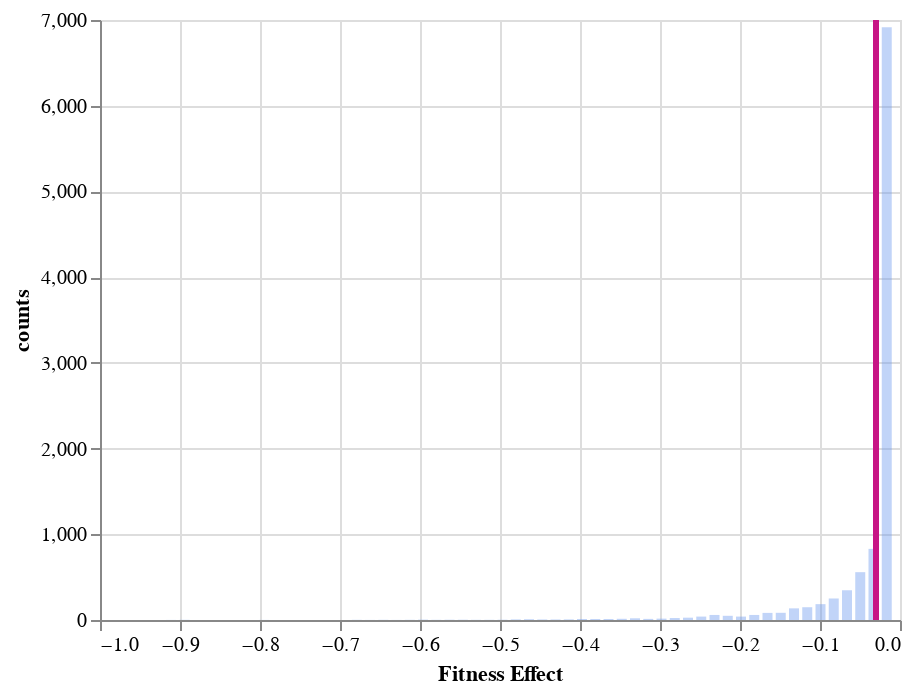
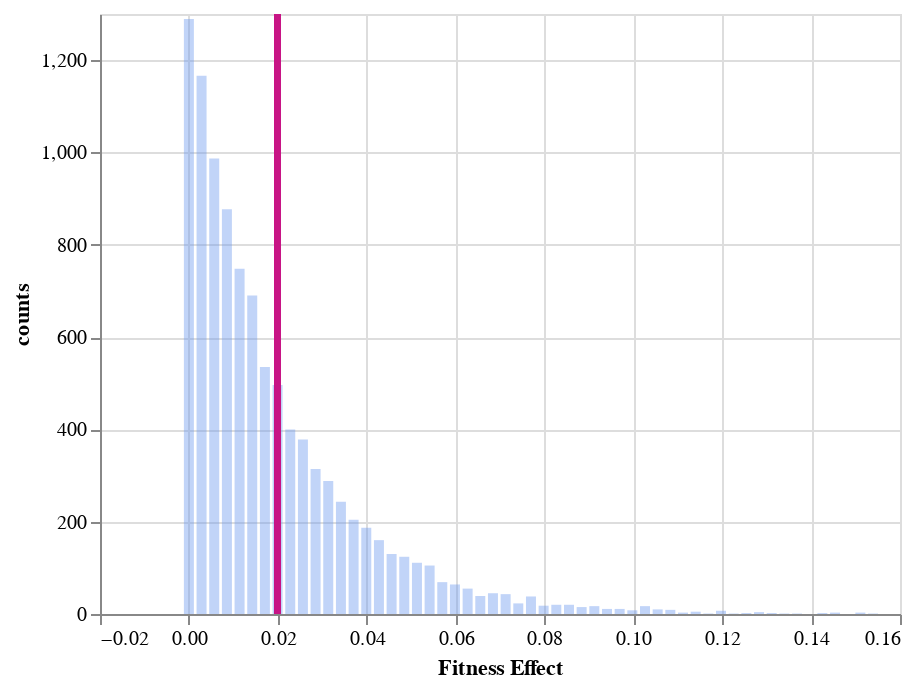
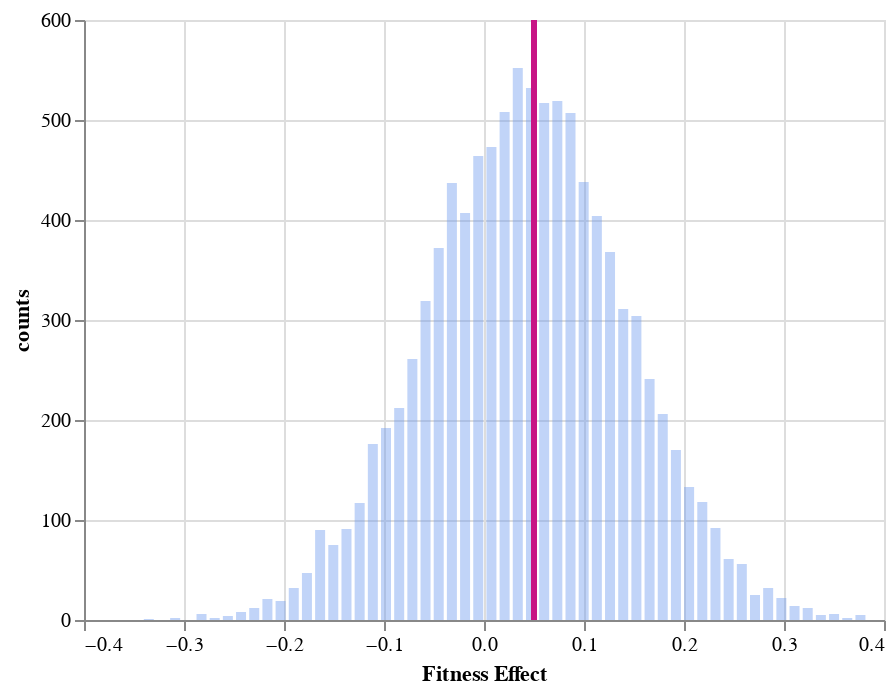
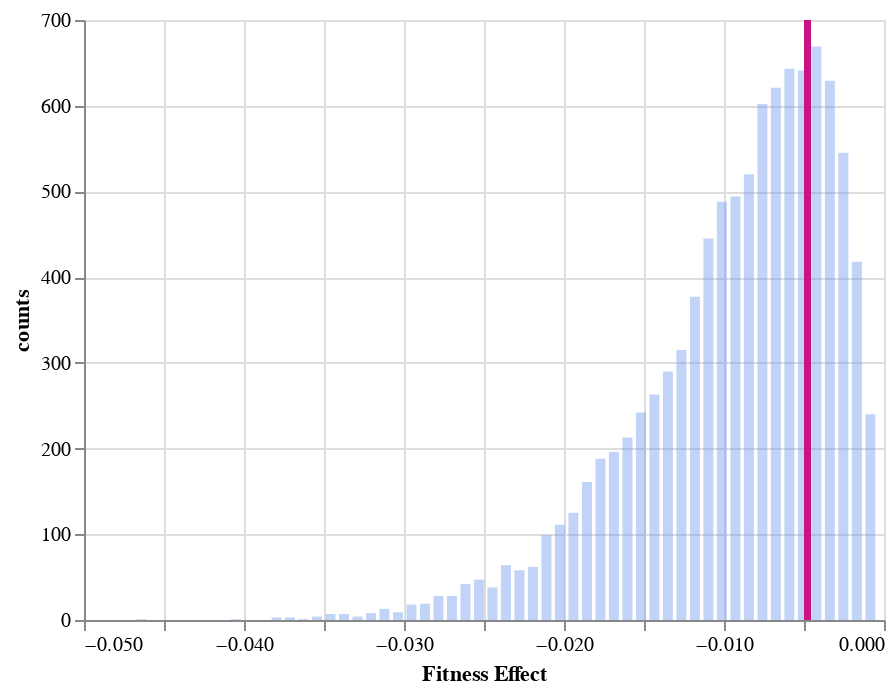

Here is the notebook cell these charts were saved with, in order:
### Markdown cell above
You can double-check that everything looks good using the `inspect()` function:

### Code cell
myellist.inspect()

### Figure 1 — Vega-Lite specification as saved in the notebook (floating-point values rounded to 4 significant figures)
{"config": {"view": {"continuousWidth": 400, "continuousHeight": 300}}, "layer": [{"mark": {"type": "bar", "color": "cornflowerblue", "opacity": 0.4}, "encoding": {"x": {"type": "quantitative", "axis": {"title": "Fitness Effect"}, "field": "values"}, "y": {"type": "quantitative", "field": "counts"}}}, {"mark": {"type": "rule", "color": "mediumvioletred"}, "encoding": {"size": {"value": 3}, "tooltip": [{"type": "quantitative", "field": "mean"}], "x": {"type": "quantitative", "field": "mean"}}}], "data": {"name": "data-5ef7dd1f8546a4e953662af8575ebc87"}, "$schema": "https://vega.github.io/schema/vega-lite/v4.8.1.json", "datasets": {"data-5ef7dd1f8546a4e953662af8575ebc87": [{"values": -0.9109, "counts": 1, "mean": -0.03}, {"values": -0.8943, "counts": 2, "mean": -0.03}, {"values": -0.8778, "counts": 0, "mean": -0.03}, {"values": -0.8612, "counts": 0, "mean": -0.03}, {"values": -0.8446, "counts": 0, "mean": -0.03}, {"values": -0.8281, "counts": 0, "mean": -0.03}, {"values": -0.8115, "counts": 0, "mean": -0.03}, {"values": -0.795, "counts": 1, "mean": -0.03}, {"values": -0.7784, "counts": 0, "mean": -0.03}, {"values": -0.7618, "counts": 0, "mean": -0.03}, {"values": -0.7453, "counts": 0, "mean": -0.03}, {"values": -0.7287, "counts": 0, "mean": -0.03}, {"values": -0.7122, "counts": 0, "mean": -0.03}, {"values": -0.6956, "counts": 0, "mean": -0.03}, {"values": -0.679, "counts": 2, "mean": -0.03}, {"values": -0.6625, "counts": 1, "mean": -0.03}, {"values": -0.6459, "counts": 2, "mean": -0.03}, {"values": -0.6293, "counts": 1, "mean": -0.03}, {"values": -0.6128, "counts": 2, "mean": -0.03}, {"values": -0.5962, "counts": 4, "mean": -0.03}, {"values": -0.5797, "counts": 2, "mean": -0.03}, {"values": -0.5631, "counts": 3, "mean": -0.03}, {"values": -0.5465, "counts": 3, "mean": -0.03}, {"values": -0.53, "counts": 2, "mean": -0.03}, {"values": -0.5134, "counts": 2, "mean": -0.03}, {"values": -0.4969, "counts": 3, "mean": -0.03}, {"values": -0.4803, "counts": 7, "mean": -0.03}, {"values": -0.4637, "counts": 9, "mean": -0.03}, {"values": -0.4472, "counts": 6, "mean": -0.03}, {"values": -0.4306, "counts": 6, "mean": -0.03}, {"values": -0.414, "counts": 7, "mean": -0.03}, {"values": -0.3975, "counts": 12, "mean": -0.03}, {"values": -0.3809, "counts": 12, "mean": -0.03}, {"values": -0.3644, "counts": 12, "mean": -0.03}, {"values": -0.3478, "counts": 14, "mean": -0.03}, {"values": -0.3312, "counts": 20, "mean": -0.03}, {"values": -0.3147, "counts": 13, "mean": -0.03}, {"values": -0.2981, "counts": 16, "mean": -0.03}, {"values": -0.2815, "counts": 23, "mean": -0.03}, {"values": -0.265, "counts": 27, "mean": -0.03}, {"values": -0.2484, "counts": 40, "mean": -0.03}, {"values": -0.2319, "counts": 59, "mean": -0.03}, {"values": -0.2153, "counts": 49, "mean": -0.03}, {"values": -0.1987, "counts": 40, "mean": -0.03}, {"values": -0.1822, "counts": 59, "mean": -0.03}, {"values": -0.1656, "counts": 83, "mean": -0.03}, {"values": -0.1491, "counts": 84, "mean": -0.03}, {"values": -0.1325, "counts": 136, "mean": -0.03}, {"values": -0.1159, "counts": 149, "mean": -0.03}, {"values": -0.09937, "counts": 185, "mean": -0.03}, {"values": -0.08281, "counts": 251, "mean": -0.03}, {"values": -0.06625, "counts": 347, "mean": -0.03}, {"values": -0.04969, "counts": 558, "mean": -0.03}, {"values": -0.03312, "counts": 830, "mean": -0.03}, {"values": -0.01656, "counts": 6915, "mean": -0.03}]}}

### Figure 2 — Vega-Lite specification as saved in the notebook (floating-point values rounded to 4 significant figures)
{"config": {"view": {"continuousWidth": 400, "continuousHeight": 300}}, "layer": [{"mark": {"type": "bar", "color": "cornflowerblue", "opacity": 0.4}, "encoding": {"x": {"type": "quantitative", "axis": {"title": "Fitness Effect"}, "field": "values"}, "y": {"type": "quantitative", "field": "counts"}}}, {"mark": {"type": "rule", "color": "mediumvioletred"}, "encoding": {"size": {"value": 3}, "tooltip": [{"type": "quantitative", "field": "mean"}], "x": {"type": "quantitative", "field": "mean"}}}], "data": {"name": "data-51886fdd8856ab7e263b671f8b8b6824"}, "$schema": "https://vega.github.io/schema/vega-lite/v4.8.1.json", "datasets": {"data-51886fdd8856ab7e263b671f8b8b6824": [{"values": 1.245e-06, "counts": 1289, "mean": 0.02}, {"values": 0.002852, "counts": 1166, "mean": 0.02}, {"values": 0.005702, "counts": 987, "mean": 0.02}, {"values": 0.008553, "counts": 877, "mean": 0.02}, {"values": 0.0114, "counts": 748, "mean": 0.02}, {"values": 0.01425, "counts": 690, "mean": 0.02}, {"values": 0.0171, "counts": 535, "mean": 0.02}, {"values": 0.01996, "counts": 496, "mean": 0.02}, {"values": 0.02281, "counts": 400, "mean": 0.02}, {"values": 0.02566, "counts": 378, "mean": 0.02}, {"values": 0.02851, "counts": 314, "mean": 0.02}, {"values": 0.03136, "counts": 288, "mean": 0.02}, {"values": 0.03421, "counts": 243, "mean": 0.02}, {"values": 0.03706, "counts": 204, "mean": 0.02}, {"values": 0.03991, "counts": 187, "mean": 0.02}, {"values": 0.04276, "counts": 160, "mean": 0.02}, {"values": 0.04561, "counts": 130, "mean": 0.02}, {"values": 0.04846, "counts": 124, "mean": 0.02}, {"values": 0.05131, "counts": 111, "mean": 0.02}, {"values": 0.05416, "counts": 105, "mean": 0.02}, {"values": 0.05701, "counts": 69, "mean": 0.02}, {"values": 0.05986, "counts": 64, "mean": 0.02}, {"values": 0.06271, "counts": 55, "mean": 0.02}, {"values": 0.06557, "counts": 39, "mean": 0.02}, {"values": 0.06842, "counts": 45, "mean": 0.02}, {"values": 0.07127, "counts": 43, "mean": 0.02}, {"values": 0.07412, "counts": 23, "mean": 0.02}, {"values": 0.07697, "counts": 38, "mean": 0.02}, {"values": 0.07982, "counts": 18, "mean": 0.02}, {"values": 0.08267, "counts": 20, "mean": 0.02}, {"values": 0.08552, "counts": 20, "mean": 0.02}, {"values": 0.08837, "counts": 15, "mean": 0.02}, {"values": 0.09122, "counts": 17, "mean": 0.02}, {"values": 0.09407, "counts": 11, "mean": 0.02}, {"values": 0.09692, "counts": 11, "mean": 0.02}, {"values": 0.09977, "counts": 8, "mean": 0.02}, {"values": 0.1026, "counts": 17, "mean": 0.02}, {"values": 0.1055, "counts": 10, "mean": 0.02}, {"values": 0.1083, "counts": 9, "mean": 0.02}, {"values": 0.1112, "counts": 3, "mean": 0.02}, {"values": 0.114, "counts": 5, "mean": 0.02}, {"values": 0.1169, "counts": 1, "mean": 0.02}, {"values": 0.1197, "counts": 7, "mean": 0.02}, {"values": 0.1226, "counts": 1, "mean": 0.02}, {"values": 0.1254, "counts": 2, "mean": 0.02}, {"values": 0.1283, "counts": 4, "mean": 0.02}, {"values": 0.1311, "counts": 2, "mean": 0.02}, {"values": 0.134, "counts": 1, "mean": 0.02}, {"values": 0.1368, "counts": 1, "mean": 0.02}, {"values": 0.1397, "counts": 0, "mean": 0.02}, {"values": 0.1425, "counts": 2, "mean": 0.02}, {"values": 0.1454, "counts": 3, "mean": 0.02}, {"values": 0.1482, "counts": 0, "mean": 0.02}, {"values": 0.1511, "counts": 3, "mean": 0.02}, {"values": 0.1539, "counts": 1, "mean": 0.02}]}}

### Figure 3 — Vega-Lite specification as saved in the notebook (floating-point values rounded to 4 significant figures)
{"config": {"view": {"continuousWidth": 400, "continuousHeight": 300}}, "layer": [{"mark": {"type": "bar", "color": "cornflowerblue", "opacity": 0.4}, "encoding": {"x": {"type": "quantitative", "axis": {"title": "Fitness Effect"}, "field": "values"}, "y": {"type": "quantitative", "field": "counts"}}}, {"mark": {"type": "rule", "color": "mediumvioletred"}, "encoding": {"size": {"value": 3}, "tooltip": [{"type": "quantitative", "field": "mean"}], "x": {"type": "quantitative", "field": "mean"}}}], "data": {"name": "data-1eacd140ce2fa802facb6746f7ef0f70"}, "$schema": "https://vega.github.io/schema/vega-lite/v4.8.1.json", "datasets": {"data-1eacd140ce2fa802facb6746f7ef0f70": [{"values": -0.3352, "counts": 1, "mean": 0.05}, {"values": -0.322, "counts": 0, "mean": 0.05}, {"values": -0.3088, "counts": 2, "mean": 0.05}, {"values": -0.2957, "counts": 0, "mean": 0.05}, {"values": -0.2825, "counts": 6, "mean": 0.05}, {"values": -0.2693, "counts": 2, "mean": 0.05}, {"values": -0.2561, "counts": 4, "mean": 0.05}, {"values": -0.243, "counts": 8, "mean": 0.05}, {"values": -0.2298, "counts": 12, "mean": 0.05}, {"values": -0.2166, "counts": 21, "mean": 0.05}, {"values": -0.2034, "counts": 19, "mean": 0.05}, {"values": -0.1902, "counts": 32, "mean": 0.05}, {"values": -0.1771, "counts": 47, "mean": 0.05}, {"values": -0.1639, "counts": 90, "mean": 0.05}, {"values": -0.1507, "counts": 75, "mean": 0.05}, {"values": -0.1375, "counts": 91, "mean": 0.05}, {"values": -0.1243, "counts": 117, "mean": 0.05}, {"values": -0.1112, "counts": 176, "mean": 0.05}, {"values": -0.09799, "counts": 192, "mean": 0.05}, {"values": -0.08482, "counts": 212, "mean": 0.05}, {"values": -0.07164, "counts": 261, "mean": 0.05}, {"values": -0.05846, "counts": 319, "mean": 0.05}, {"values": -0.04528, "counts": 372, "mean": 0.05}, {"values": -0.0321, "counts": 437, "mean": 0.05}, {"values": -0.01892, "counts": 407, "mean": 0.05}, {"values": -0.005746, "counts": 464, "mean": 0.05}, {"values": 0.007432, "counts": 473, "mean": 0.05}, {"values": 0.02061, "counts": 508, "mean": 0.05}, {"values": 0.03379, "counts": 552, "mean": 0.05}, {"values": 0.04697, "counts": 532, "mean": 0.05}, {"values": 0.06015, "counts": 517, "mean": 0.05}, {"values": 0.07332, "counts": 519, "mean": 0.05}, {"values": 0.0865, "counts": 507, "mean": 0.05}, {"values": 0.09968, "counts": 438, "mean": 0.05}, {"values": 0.1129, "counts": 404, "mean": 0.05}, {"values": 0.126, "counts": 368, "mean": 0.05}, {"values": 0.1392, "counts": 311, "mean": 0.05}, {"values": 0.1524, "counts": 304, "mean": 0.05}, {"values": 0.1656, "counts": 241, "mean": 0.05}, {"values": 0.1787, "counts": 206, "mean": 0.05}, {"values": 0.1919, "counts": 170, "mean": 0.05}, {"values": 0.2051, "counts": 133, "mean": 0.05}, {"values": 0.2183, "counts": 118, "mean": 0.05}, {"values": 0.2315, "counts": 92, "mean": 0.05}, {"values": 0.2446, "counts": 61, "mean": 0.05}, {"values": 0.2578, "counts": 56, "mean": 0.05}, {"values": 0.271, "counts": 25, "mean": 0.05}, {"values": 0.2842, "counts": 32, "mean": 0.05}, {"values": 0.2974, "counts": 22, "mean": 0.05}, {"values": 0.3105, "counts": 14, "mean": 0.05}, {"values": 0.3237, "counts": 12, "mean": 0.05}, {"values": 0.3369, "counts": 5, "mean": 0.05}, {"values": 0.3501, "counts": 6, "mean": 0.05}, {"values": 0.3632, "counts": 2, "mean": 0.05}, {"values": 0.3764, "counts": 5, "mean": 0.05}]}}

### Figure 4 — Vega-Lite specification as saved in the notebook (floating-point values rounded to 4 significant figures)
{"config": {"view": {"continuousWidth": 400, "continuousHeight": 300}}, "layer": [{"mark": {"type": "bar", "color": "cornflowerblue", "opacity": 0.4}, "encoding": {"x": {"type": "quantitative", "axis": {"title": "Fitness Effect"}, "field": "values"}, "y": {"type": "quantitative", "field": "counts"}}}, {"mark": {"type": "rule", "color": "mediumvioletred"}, "encoding": {"size": {"value": 3}, "tooltip": [{"type": "quantitative", "field": "mean"}], "x": {"type": "quantitative", "field": "mean"}}}], "data": {"name": "data-3d714a888caaed201aecdfbea93fca10"}, "$schema": "https://vega.github.io/schema/vega-lite/v4.8.1.json", "datasets": {"data-3d714a888caaed201aecdfbea93fca10": [{"values": -0.0464, "counts": 1, "mean": -0.004807}, {"values": -0.04556, "counts": 0, "mean": -0.004807}, {"values": -0.04472, "counts": 0, "mean": -0.004807}, {"values": -0.04387, "counts": 0, "mean": -0.004807}, {"values": -0.04303, "counts": 0, "mean": -0.004807}, {"values": -0.04219, "counts": 0, "mean": -0.004807}, {"values": -0.04134, "counts": 0, "mean": -0.004807}, {"values": -0.0405, "counts": 1, "mean": -0.004807}, {"values": -0.03966, "counts": 0, "mean": -0.004807}, {"values": -0.03881, "counts": 0, "mean": -0.004807}, {"values": -0.03797, "counts": 3, "mean": -0.004807}, {"values": -0.03712, "counts": 3, "mean": -0.004807}, {"values": -0.03628, "counts": 1, "mean": -0.004807}, {"values": -0.03544, "counts": 4, "mean": -0.004807}, {"values": -0.03459, "counts": 7, "mean": -0.004807}, {"values": -0.03375, "counts": 7, "mean": -0.004807}, {"values": -0.03291, "counts": 4, "mean": -0.004807}, {"values": -0.03206, "counts": 8, "mean": -0.004807}, {"values": -0.03122, "counts": 13, "mean": -0.004807}, {"values": -0.03038, "counts": 9, "mean": -0.004807}, {"values": -0.02953, "counts": 18, "mean": -0.004807}, {"values": -0.02869, "counts": 19, "mean": -0.004807}, {"values": -0.02785, "counts": 28, "mean": -0.004807}, {"values": -0.027, "counts": 28, "mean": -0.004807}, {"values": -0.02616, "counts": 42, "mean": -0.004807}, {"values": -0.02532, "counts": 47, "mean": -0.004807}, {"values": -0.02447, "counts": 38, "mean": -0.004807}, {"values": -0.02363, "counts": 64, "mean": -0.004807}, {"values": -0.02278, "counts": 58, "mean": -0.004807}, {"values": -0.02194, "counts": 62, "mean": -0.004807}, {"values": -0.0211, "counts": 99, "mean": -0.004807}, {"values": -0.02025, "counts": 111, "mean": -0.004807}, {"values": -0.01941, "counts": 125, "mean": -0.004807}, {"values": -0.01857, "counts": 161, "mean": -0.004807}, {"values": -0.01772, "counts": 188, "mean": -0.004807}, {"values": -0.01688, "counts": 196, "mean": -0.004807}, {"values": -0.01604, "counts": 213, "mean": -0.004807}, {"values": -0.01519, "counts": 242, "mean": -0.004807}, {"values": -0.01435, "counts": 263, "mean": -0.004807}, {"values": -0.01351, "counts": 290, "mean": -0.004807}, {"values": -0.01266, "counts": 315, "mean": -0.004807}, {"values": -0.01182, "counts": 377, "mean": -0.004807}, {"values": -0.01097, "counts": 445, "mean": -0.004807}, {"values": -0.01013, "counts": 488, "mean": -0.004807}, {"values": -0.009287, "counts": 494, "mean": -0.004807}, {"values": -0.008444, "counts": 520, "mean": -0.004807}, {"values": -0.0076, "counts": 602, "mean": -0.004807}, {"values": -0.006757, "counts": 621, "mean": -0.004807}, {"values": -0.005913, "counts": 643, "mean": -0.004807}, {"values": -0.00507, "counts": 641, "mean": -0.004807}, {"values": -0.004226, "counts": 669, "mean": -0.004807}, {"values": -0.003383, "counts": 629, "mean": -0.004807}, {"values": -0.002539, "counts": 545, "mean": -0.004807}, {"values": -0.001695, "counts": 418, "mean": -0.004807}, {"values": -0.0008519, "counts": 240, "mean": -0.004807}]}}
